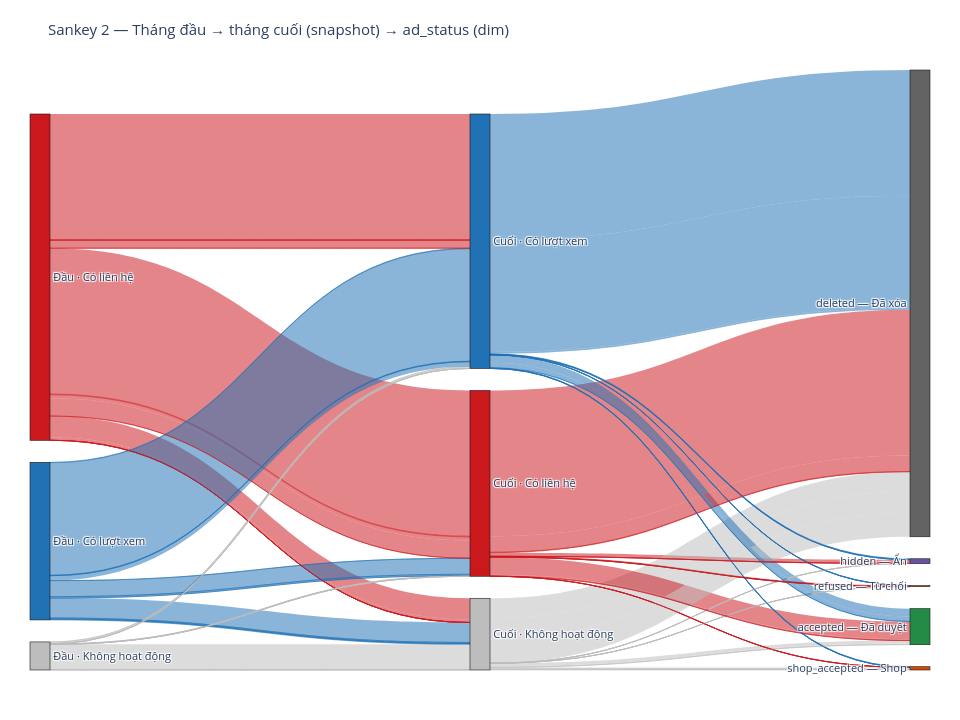
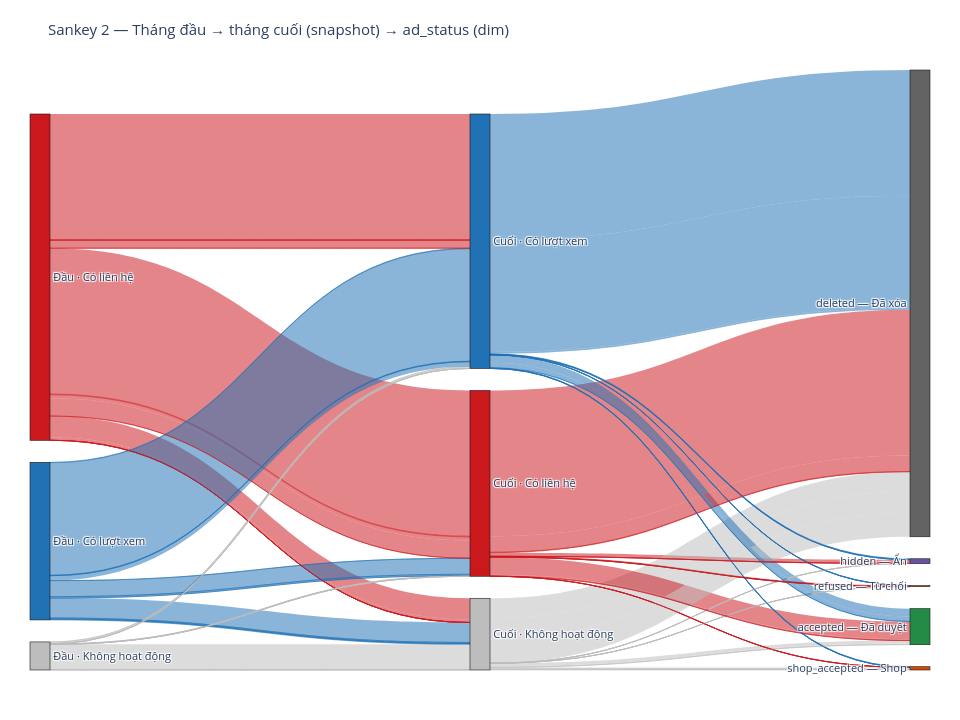

The cell these charts' notebook holds for them, in order:
### Markdown cell above
## 2. **Tháng đầu → tháng cuối → ad_status** (dim)

Mỗi `item_id` có trong snapshot: trạng thái tháng đầu tiên / cuối cùng quan sát được → trạng thái tin trên `dim_listing`.

### Code cell
from IPython.display import display

life = con.execute("""
    SELECT first_state, last_state, ad_status, COUNT(*)::BIGINT AS n
    FROM item_first_last
    GROUP BY 1, 2, 3
""").df()
life.to_csv(OUT_DIR / "02_first_last_ad_status.csv", index=False)
display(life.sort_values("n", ascending=False).head(12))

# Sankey 3 tầng: first → last → ad_status
e1 = life.rename(columns={"first_state": "source", "last_state": "mid", "n": "n"})[["source", "mid", "n"]]
e2 = life.rename(columns={"last_state": "source", "ad_status": "target", "n": "n"})[["source", "target", "n"]]

e1["source"] = e1["source"].map(lambda x: "Đầu · " + label_snap(x))
e1["mid"] = e1["mid"].map(lambda x: "Cuối · " + label_snap(x))
e2["source"] = e2["source"].map(lambda x: "Cuối · " + label_snap(x))
e2["target"] = e2["target"].map(label_ad)

nodes_life = pd.Index(pd.unique(pd.concat([e1["source"], e1["mid"], e2["target"]])))
idx_life = {n: i for i, n in enumerate(nodes_life)}
colors_life = [resolve_node_color(n) for n in nodes_life]
src_life = pd.concat([e1["source"], e2["source"]]).map(idx_life).tolist()
link_life = [hex_to_rgba(colors_life[s], 0.52) for s in src_life]

fig2 = go.Figure(
    data=[
        go.Sankey(
            arrangement="snap",
            node=dict(
                pad=22,
                thickness=20,
                line=dict(color="#1a1a1a", width=0.6),
                label=list(nodes_life),
                color=colors_life,
            ),
            link=dict(
                source=src_life,
                target=pd.concat([e1["mid"], e2["target"]]).map(idx_life).tolist(),
                value=pd.concat([e1["n"], e2["n"]]).tolist(),
                color=link_life,
            ),
        )
    ]
)
fig2.update_layout(
    title="Sankey 2 — Tháng đầu → tháng cuối (snapshot) → ad_status (dim)",
    height=780,
)
show_and_save(fig2, "sankey_02_first_last_ad_status")
fig2

### Figure 1 — Plotly figure (JSON) as saved in the notebook; plotly's stock layout.template omitted (floating-point values rounded to 4 significant figures)
{"data": [{"arrangement": "snap", "link": {"color": ["rgba(203,24,29,0.52)", "rgba(203,24,29,0.52)", "rgba(203,24,29,0.52)", "rgba(203,24,29,0.52)", "rgba(33,113,181,0.52)", "rgba(203,24,29,0.52)", "rgba(33,113,181,0.52)", "rgba(203,24,29,0.52)", "rgba(203,24,29,0.52)", "rgba(203,24,29,0.52)", "rgba(203,24,29,0.52)", "rgba(203,24,29,0.52)", "rgba(33,113,181,0.52)", "rgba(189,189,189,0.52)", "rgba(33,113,181,0.52)", "rgba(189,189,189,0.52)", "rgba(203,24,29,0.52)", "rgba(33,113,181,0.52)", "rgba(189,189,189,0.52)", "rgba(33,113,181,0.52)", "rgba(203,24,29,0.52)", "rgba(33,113,181,0.52)", "rgba(189,189,189,0.52)", "rgba(33,113,181,0.52)", "rgba(189,189,189,0.52)", "rgba(33,113,181,0.52)", "rgba(189,189,189,0.52)", "rgba(33,113,181,0.52)", "rgba(189,189,189,0.52)", "rgba(33,113,181,0.52)", "rgba(189,189,189,0.52)", "rgba(33,113,181,0.52)", "rgba(33,113,181,0.52)", "rgba(189,189,189,0.52)", "rgba(33,113,181,0.52)", "rgba(189,189,189,0.52)", "rgba(203,24,29,0.52)", "rgba(33,113,181,0.52)", "rgba(189,189,189,0.52)", "rgba(203,24,29,0.52)", "rgba(203,24,29,0.52)", "rgba(189,189,189,0.52)", "rgba(189,189,189,0.52)", "rgba(189,189,189,0.52)", "rgba(189,189,189,0.52)", "rgba(203,24,29,0.52)", "rgba(203,24,29,0.52)", "rgba(203,24,29,0.52)", "rgba(33,113,181,0.52)", "rgba(189,189,189,0.52)", "rgba(189,189,189,0.52)", "rgba(189,189,189,0.52)", "rgba(33,113,181,0.52)", "rgba(33,113,181,0.52)", "rgba(33,113,181,0.52)", "rgba(203,24,29,0.52)", "rgba(189,189,189,0.52)", "rgba(189,189,189,0.52)", "rgba(189,189,189,0.52)", "rgba(33,113,181,0.52)", "rgba(33,113,181,0.52)", "rgba(189,189,189,0.52)", "rgba(189,189,189,0.52)", "rgba(203,24,29,0.52)", "rgba(203,24,29,0.52)", "rgba(189,189,189,0.52)", "rgba(33,113,181,0.52)", "rgba(189,189,189,0.52)", "rgba(33,113,181,0.52)", "rgba(189,189,189,0.52)", "rgba(33,113,181,0.52)", "rgba(33,113,181,0.52)", "rgba(203,24,29,0.52)", "rgba(203,24,29,0.52)", "rgba(203,24,29,0.52)", "rgba(189,189,189,0.52)", "rgba(33,113,181,0.52)", "rgba(203,24,29,0.52)", "rgba(33,113,181,0.52)", "rgba(203,24,29,0.52)", "rgba(203,24,29,0.52)", "rgba(189,189,189,0.52)", "rgba(189,189,189,0.52)", "rgba(189,189,189,0.52)", "rgba(203,24,29,0.52)", "rgba(33,113,181,0.52)", "rgba(33,113,181,0.52)", "rgba(33,113,181,0.52)", "rgba(203,24,29,0.52)", "rgba(203,24,29,0.52)"], "source": [0, 0, 0, 0, 1, 0, 1, 0, 0, 0, 0, 0, 1, 2, 1, 2, 0, 1, 2, 1, 0, 1, 2, 1, 2, 1, 2, 1, 2, 1, 2, 1, 1, 2, 1, 2, 0, 1, 2, 0, 0, 2, 2, 2, 2, 3, 3, 3, 4, 5, 5, 5, 4, 4, 4, 3, 5, 5, 5, 4, 4, 5, 5, 3, 3, 5, 4, 5, 4, 5, 4, 4, 3, 3, 3, 5, 4, 3, 4, 3, 3, 5, 5, 5, 3, 4, 4, 4, 3, 3], "target": [3, 3, 3, 4, 5, 5, 5, 4, 4, 4, 3, 5, 5, 5, 4, 4, 5, 5, 3, 3, 5, 4, 5, 4, 5, 4, 4, 3, 3, 3, 5, 4, 3, 4, 3, 3, 5, 5, 5, 3, 4, 4, 4, 3, 3, 6, 7, 8, 6, 6, 6, 7, 8, 7, 9, 9, 9, 9, 10, 10, 10, 8, 8, 10, 10, 7, 6, 6, 8, 7, 7, 6, 6, 6, 8, 8, 9, 9, 9, 7, 9, 10, 10, 9, 10, 10, 8, 7, 7, 8], "value": [197202, 1002, 4865, 170010, 26895, 28792, 14, 661, 104, 10782, 23915, 3919, 1377, 2217, 703, 185, 57, 22, 9, 11, 12, 151954, 32090, 678, 33, 212, 2273, 21611, 656, 97, 101, 6531, 1883, 100, 56, 55, 63, 1204, 237, 31, 24, 11, 2, 4, 3, 197202, 1002, 4865, 170010, 26895, 28792, 14, 661, 104, 10782, 23915, 3919, 1377, 2217, 703, 185, 57, 22, 9, 11, 12, 151954, 32090, 678, 33, 212, 2273, 21611, 656, 97, 101, 6531, 1883, 100, 56, 55, 63, 1204, 237, 31, 24, 11, 2, 4, 3]}, "node": {"color": ["#cb181d", "#2171b5", "#bdbdbd", "#cb181d", "#2171b5", "#bdbdbd", "#636363", "#e6550d", "#6a51a3", "#238b45", "#d94801"], "label": ["Đầu · Có liên hệ", "Đầu · Có lượt xem", "Đầu · Không hoạt động", "Cuối · Có liên hệ", "Cuối · Có lượt xem", "Cuối · Không hoạt động", "deleted — Đã xóa", "refused — Từ chối", "hidden — Ẩn", "accepted — Đã duyệt", "shop_accepted — Shop"], "line": {"color": "#1a1a1a", "width": 0.6}, "pad": 22, "thickness": 20}, "type": "sankey"}], "layout": {"font": {"size": 11}, "height": 720, "margin": {"b": 50, "l": 30, "r": 30, "t": 70}, "title": {"text": "Sankey 2 — Tháng đầu → tháng cuối (snapshot) → ad_status (dim)"}, "width": 960}}

### Figure 2 — Plotly figure (JSON) as saved in the notebook; plotly's stock layout.template omitted (floating-point values rounded to 4 significant figures)
{"data": [{"arrangement": "snap", "link": {"color": ["rgba(203,24,29,0.52)", "rgba(203,24,29,0.52)", "rgba(203,24,29,0.52)", "rgba(203,24,29,0.52)", "rgba(33,113,181,0.52)", "rgba(203,24,29,0.52)", "rgba(33,113,181,0.52)", "rgba(203,24,29,0.52)", "rgba(203,24,29,0.52)", "rgba(203,24,29,0.52)", "rgba(203,24,29,0.52)", "rgba(203,24,29,0.52)", "rgba(33,113,181,0.52)", "rgba(189,189,189,0.52)", "rgba(33,113,181,0.52)", "rgba(189,189,189,0.52)", "rgba(203,24,29,0.52)", "rgba(33,113,181,0.52)", "rgba(189,189,189,0.52)", "rgba(33,113,181,0.52)", "rgba(203,24,29,0.52)", "rgba(33,113,181,0.52)", "rgba(189,189,189,0.52)", "rgba(33,113,181,0.52)", "rgba(189,189,189,0.52)", "rgba(33,113,181,0.52)", "rgba(189,189,189,0.52)", "rgba(33,113,181,0.52)", "rgba(189,189,189,0.52)", "rgba(33,113,181,0.52)", "rgba(189,189,189,0.52)", "rgba(33,113,181,0.52)", "rgba(33,113,181,0.52)", "rgba(189,189,189,0.52)", "rgba(33,113,181,0.52)", "rgba(189,189,189,0.52)", "rgba(203,24,29,0.52)", "rgba(33,113,181,0.52)", "rgba(189,189,189,0.52)", "rgba(203,24,29,0.52)", "rgba(203,24,29,0.52)", "rgba(189,189,189,0.52)", "rgba(189,189,189,0.52)", "rgba(189,189,189,0.52)", "rgba(189,189,189,0.52)", "rgba(203,24,29,0.52)", "rgba(203,24,29,0.52)", "rgba(203,24,29,0.52)", "rgba(33,113,181,0.52)", "rgba(189,189,189,0.52)", "rgba(189,189,189,0.52)", "rgba(189,189,189,0.52)", "rgba(33,113,181,0.52)", "rgba(33,113,181,0.52)", "rgba(33,113,181,0.52)", "rgba(203,24,29,0.52)", "rgba(189,189,189,0.52)", "rgba(189,189,189,0.52)", "rgba(189,189,189,0.52)", "rgba(33,113,181,0.52)", "rgba(33,113,181,0.52)", "rgba(189,189,189,0.52)", "rgba(189,189,189,0.52)", "rgba(203,24,29,0.52)", "rgba(203,24,29,0.52)", "rgba(189,189,189,0.52)", "rgba(33,113,181,0.52)", "rgba(189,189,189,0.52)", "rgba(33,113,181,0.52)", "rgba(189,189,189,0.52)", "rgba(33,113,181,0.52)", "rgba(33,113,181,0.52)", "rgba(203,24,29,0.52)", "rgba(203,24,29,0.52)", "rgba(203,24,29,0.52)", "rgba(189,189,189,0.52)", "rgba(33,113,181,0.52)", "rgba(203,24,29,0.52)", "rgba(33,113,181,0.52)", "rgba(203,24,29,0.52)", "rgba(203,24,29,0.52)", "rgba(189,189,189,0.52)", "rgba(189,189,189,0.52)", "rgba(189,189,189,0.52)", "rgba(203,24,29,0.52)", "rgba(33,113,181,0.52)", "rgba(33,113,181,0.52)", "rgba(33,113,181,0.52)", "rgba(203,24,29,0.52)", "rgba(203,24,29,0.52)"], "source": [0, 0, 0, 0, 1, 0, 1, 0, 0, 0, 0, 0, 1, 2, 1, 2, 0, 1, 2, 1, 0, 1, 2, 1, 2, 1, 2, 1, 2, 1, 2, 1, 1, 2, 1, 2, 0, 1, 2, 0, 0, 2, 2, 2, 2, 3, 3, 3, 4, 5, 5, 5, 4, 4, 4, 3, 5, 5, 5, 4, 4, 5, 5, 3, 3, 5, 4, 5, 4, 5, 4, 4, 3, 3, 3, 5, 4, 3, 4, 3, 3, 5, 5, 5, 3, 4, 4, 4, 3, 3], "target": [3, 3, 3, 4, 5, 5, 5, 4, 4, 4, 3, 5, 5, 5, 4, 4, 5, 5, 3, 3, 5, 4, 5, 4, 5, 4, 4, 3, 3, 3, 5, 4, 3, 4, 3, 3, 5, 5, 5, 3, 4, 4, 4, 3, 3, 6, 7, 8, 6, 6, 6, 7, 8, 7, 9, 9, 9, 9, 10, 10, 10, 8, 8, 10, 10, 7, 6, 6, 8, 7, 7, 6, 6, 6, 8, 8, 9, 9, 9, 7, 9, 10, 10, 9, 10, 10, 8, 7, 7, 8], "value": [197202, 1002, 4865, 170010, 26895, 28792, 14, 661, 104, 10782, 23915, 3919, 1377, 2217, 703, 185, 57, 22, 9, 11, 12, 151954, 32090, 678, 33, 212, 2273, 21611, 656, 97, 101, 6531, 1883, 100, 56, 55, 63, 1204, 237, 31, 24, 11, 2, 4, 3, 197202, 1002, 4865, 170010, 26895, 28792, 14, 661, 104, 10782, 23915, 3919, 1377, 2217, 703, 185, 57, 22, 9, 11, 12, 151954, 32090, 678, 33, 212, 2273, 21611, 656, 97, 101, 6531, 1883, 100, 56, 55, 63, 1204, 237, 31, 24, 11, 2, 4, 3]}, "node": {"color": ["#cb181d", "#2171b5", "#bdbdbd", "#cb181d", "#2171b5", "#bdbdbd", "#636363", "#e6550d", "#6a51a3", "#238b45", "#d94801"], "label": ["Đầu · Có liên hệ", "Đầu · Có lượt xem", "Đầu · Không hoạt động", "Cuối · Có liên hệ", "Cuối · Có lượt xem", "Cuối · Không hoạt động", "deleted — Đã xóa", "refused — Từ chối", "hidden — Ẩn", "accepted — Đã duyệt", "shop_accepted — Shop"], "line": {"color": "#1a1a1a", "width": 0.6}, "pad": 22, "thickness": 20}, "type": "sankey"}], "layout": {"font": {"size": 11}, "height": 720, "margin": {"b": 50, "l": 30, "r": 30, "t": 70}, "title": {"text": "Sankey 2 — Tháng đầu → tháng cuối (snapshot) → ad_status (dim)"}, "width": 960}}
